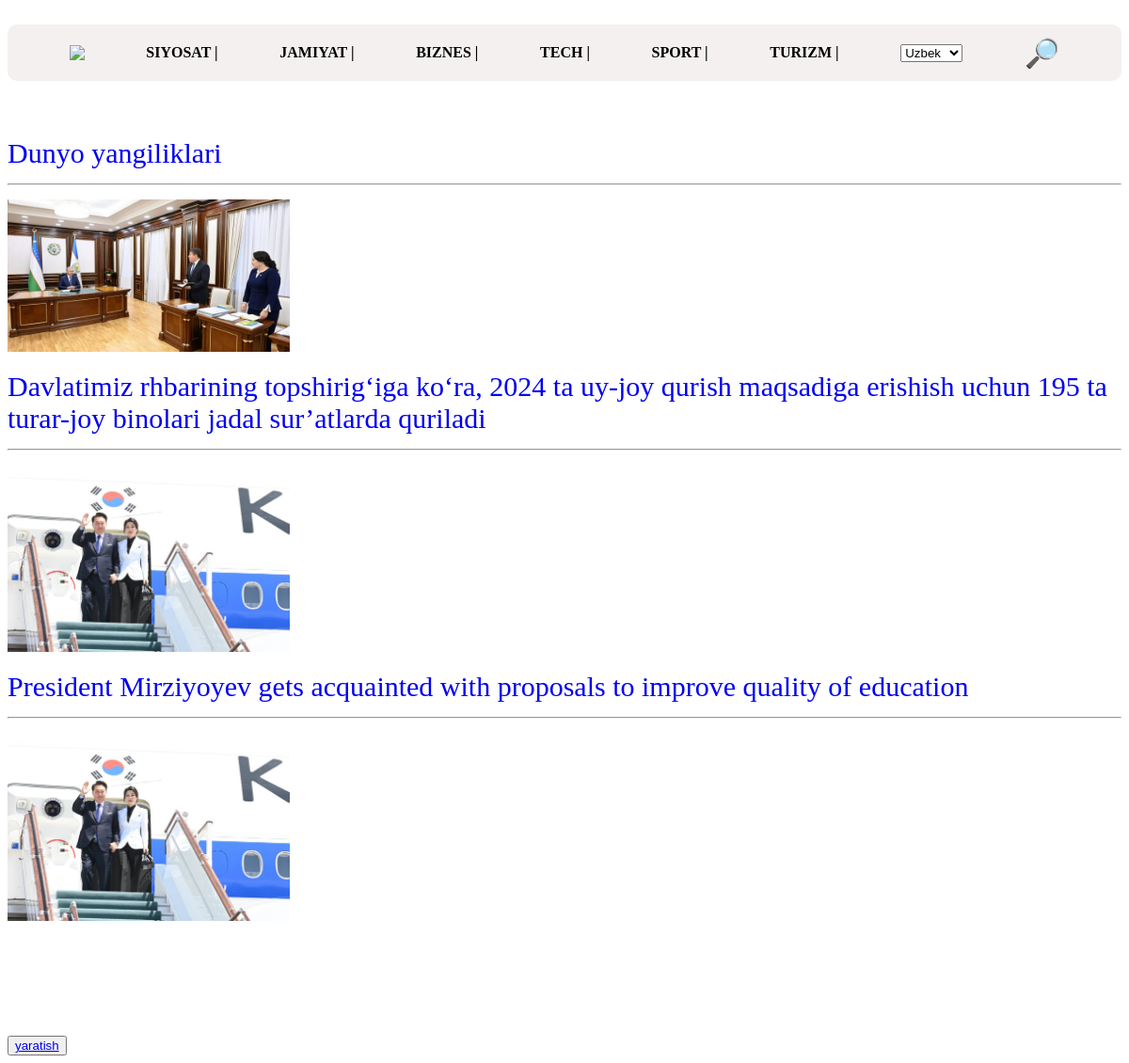
The app's page /, older data.
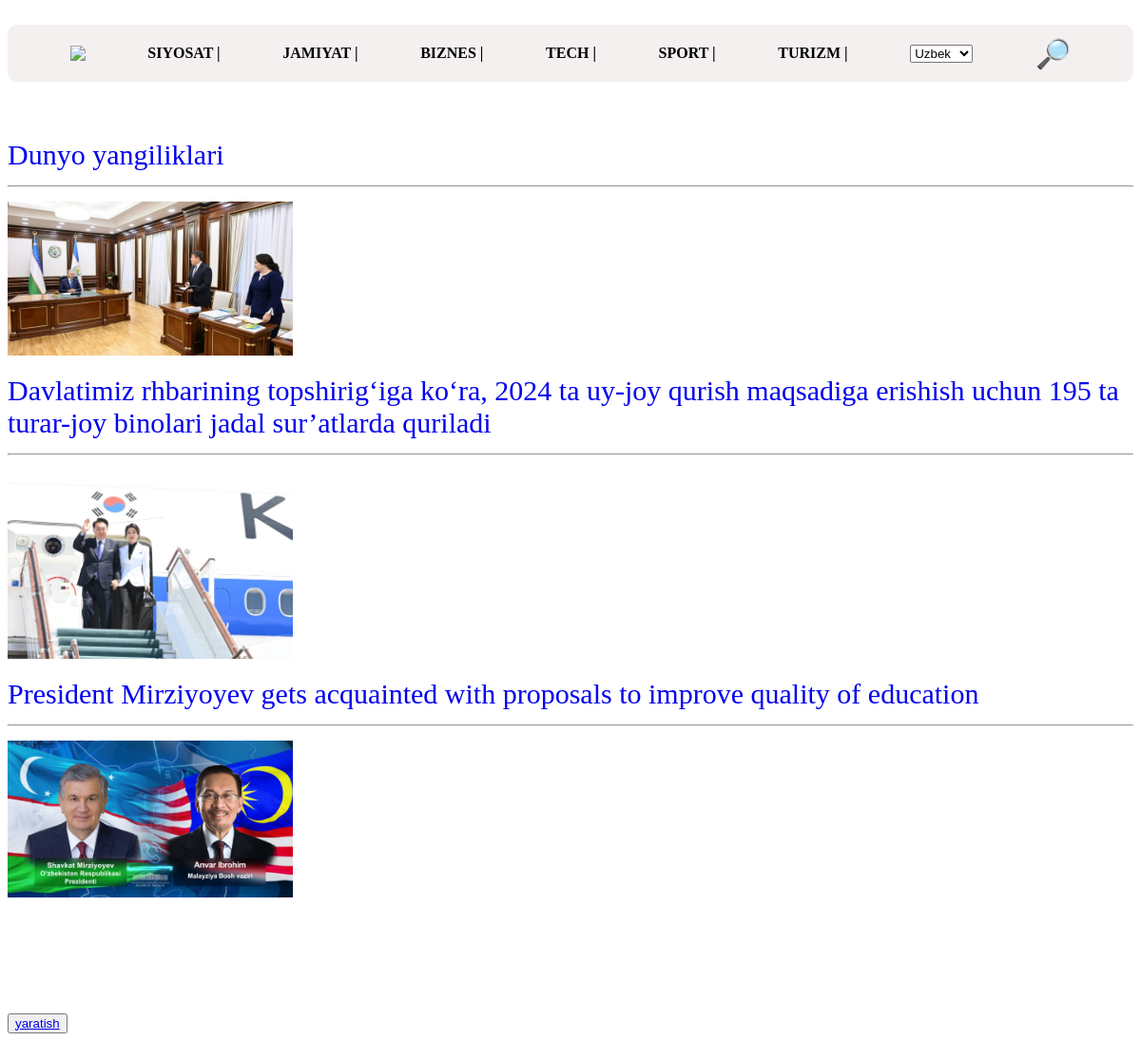
The same page, newer data.
### app/models.py (models this page shows)
class NewsModel(models.Model):
    title = models.CharField(max_length = 200)
    body = models.TextField()
    image = models.ImageField()

### app/views.py (the view)
# urls.py: path('', NewsListView.as_view(), name='news_list'),
class NewsListView(ListView):
    model = NewsModel
    template_name = 'news_list.html'

### templates/news_list.html (shortened to what this page needs)
<!DOCTYPE html>
<html lang="en">
<head>
</head>
<body>
    <div class="main_image">
    </div>
    <div class="header">
        <img src="https://kun.uz/assets/d1394a23/img/icons/logo-light.svg" class="kun uzx">
        <a href="/">SIYOSAT |</a>
        <a href="/">JAMIYAT |</a>
        <a href="/">BIZNES |</a>
        <a href="/">TECH |</a>
        <a href="/">SPORT |</a>
        <a href="/">TURIZM |</a>
        <select name="" id="">
            <option value="uz">Uzbek</option>
        </select>
        <p>🔎</p>
        </div>
        <div class="main_theme">
            {% for i in object_list %}
            <a href="{% url 'news_detail' i.pk %}"> <li>{{i.title}}</li></a>
            <hr>
            <div>
                <img src="{{i.image.url}}" alt="">
            </div>
            {% endfor %}
            <br> <br> <br>
           </div>
           <button><a href="{% url 'news_create' %}" >yaratish</a></button>
</body>
</html>

Row changes from the older to the newer data that the page shows:
changed NewsModel (number 3 of 3 on the later page): image: a different picture
